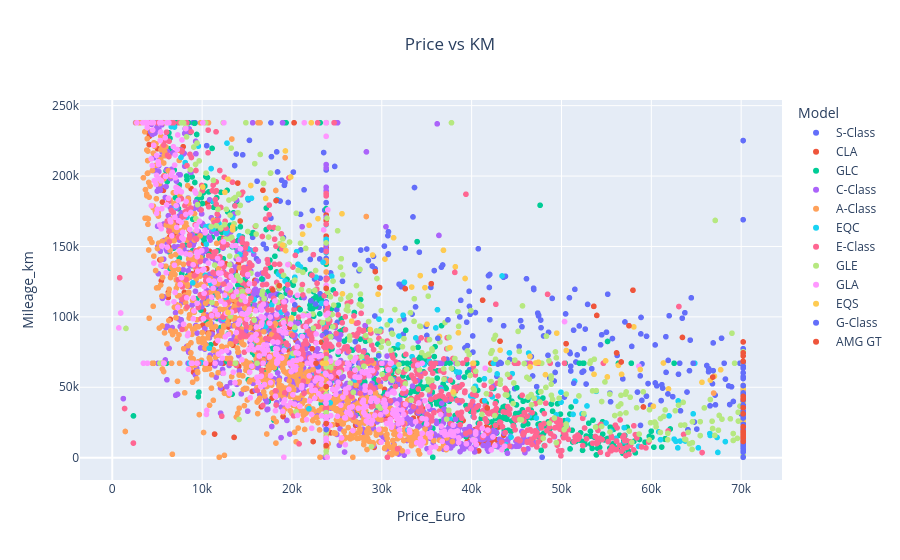

Notebook cell for this chart:
### Code cell
#Figure5(Price vs KM)
Figure5=px.scatter(df,
                   x='Price_Euro',
                   y='Mileage_km',
                   title='Price vs KM',
                   color='Model',
                   hover_name='Transmission'
               )
Figure5.update_layout(title_x=0.5)
Figure5.show()

### Figure 1 — Plotly figure (JSON) as saved in the notebook; plotly's stock layout.template omitted (floating-point values rounded to 4 significant figures; data arrays with more than 128 entries replaced by an {"elided": "..."} marker saying what was removed)
{"data": [{"hovertemplate": "<b>%{hovertext}</b><br><br>Model=S-Class<br>Price_Euro=%{x}<br>Mileage_km=%{y}<extra></extra>", "hovertext": {"elided": "271 str values"}, "legendgroup": "S-Class", "marker": {"color": "#636efa", "symbol": "circle"}, "mode": "markers", "name": "S-Class", "showlegend": true, "type": "scattergl", "x": {"elided": "271 float values"}, "xaxis": "x", "y": {"elided": "271 float values"}, "yaxis": "y"}, {"hovertemplate": "<b>%{hovertext}</b><br><br>Model=CLA<br>Price_Euro=%{x}<br>Mileage_km=%{y}<extra></extra>", "hovertext": {"elided": "256 str values"}, "legendgroup": "CLA", "marker": {"color": "#EF553B", "symbol": "circle"}, "mode": "markers", "name": "CLA", "showlegend": true, "type": "scattergl", "x": {"elided": "256 float values"}, "xaxis": "x", "y": {"elided": "256 float values"}, "yaxis": "y"}, {"hovertemplate": "<b>%{hovertext}</b><br><br>Model=GLC<br>Price_Euro=%{x}<br>Mileage_km=%{y}<extra></extra>", "hovertext": {"elided": "600 str values"}, "legendgroup": "GLC", "marker": {"color": "#00cc96", "symbol": "circle"}, "mode": "markers", "name": "GLC", "showlegend": true, "type": "scattergl", "x": {"elided": "600 float values"}, "xaxis": "x", "y": {"elided": "600 float values"}, "yaxis": "y"}, {"hovertemplate": "<b>%{hovertext}</b><br><br>Model=C-Class<br>Price_Euro=%{x}<br>Mileage_km=%{y}<extra></extra>", "hovertext": {"elided": "968 str values"}, "legendgroup": "C-Class", "marker": {"color": "#ab63fa", "symbol": "circle"}, "mode": "markers", "name": "C-Class", "showlegend": true, "type": "scattergl", "x": {"elided": "968 float values"}, "xaxis": "x", "y": {"elided": "968 float values"}, "yaxis": "y"}, {"hovertemplate": "<b>%{hovertext}</b><br><br>Model=A-Class<br>Price_Euro=%{x}<br>Mileage_km=%{y}<extra></extra>", "hovertext": {"elided": "861 str values"}, "legendgroup": "A-Class", "marker": {"color": "#FFA15A", "symbol": "circle"}, "mode": "markers", "name": "A-Class", "showlegend": true, "type": "scattergl", "x": {"elided": "861 float values"}, "xaxis": "x", "y": {"elided": "861 float values"}, "yaxis": "y"}, {"hovertemplate": "<b>%{hovertext}</b><br><br>Model=EQC<br>Price_Euro=%{x}<br>Mileage_km=%{y}<extra></extra>", "hovertext": {"elided": "165 str values"}, "legendgroup": "EQC", "marker": {"color": "#19d3f3", "symbol": "circle"}, "mode": "markers", "name": "EQC", "showlegend": true, "type": "scattergl", "x": {"elided": "165 float values"}, "xaxis": "x", "y": {"elided": "165 float values"}, "yaxis": "y"}, {"hovertemplate": "<b>%{hovertext}</b><br><br>Model=E-Class<br>Price_Euro=%{x}<br>Mileage_km=%{y}<extra></extra>", "hovertext": {"elided": "743 str values"}, "legendgroup": "E-Class", "marker": {"color": "#FF6692", "symbol": "circle"}, "mode": "markers", "name": "E-Class", "showlegend": true, "type": "scattergl", "x": {"elided": "743 float values"}, "xaxis": "x", "y": {"elided": "743 float values"}, "yaxis": "y"}, {"hovertemplate": "<b>%{hovertext}</b><br><br>Model=GLE<br>Price_Euro=%{x}<br>Mileage_km=%{y}<extra></extra>", "hovertext": {"elided": "380 str values"}, "legendgroup": "GLE", "marker": {"color": "#B6E880", "symbol": "circle"}, "mode": "markers", "name": "GLE", "showlegend": true, "type": "scattergl", "x": {"elided": "380 float values"}, "xaxis": "x", "y": {"elided": "380 float values"}, "yaxis": "y"}, {"hovertemplate": "<b>%{hovertext}</b><br><br>Model=GLA<br>Price_Euro=%{x}<br>Mileage_km=%{y}<extra></extra>", "hovertext": {"elided": "509 str values"}, "legendgroup": "GLA", "marker": {"color": "#FF97FF", "symbol": "circle"}, "mode": "markers", "name": "GLA", "showlegend": true, "type": "scattergl", "x": {"elided": "509 float values"}, "xaxis": "x", "y": {"elided": "509 float values"}, "yaxis": "y"}, {"hovertemplate": "<b>%{hovertext}</b><br><br>Model=EQS<br>Price_Euro=%{x}<br>Mileage_km=%{y}<extra></extra>", "hovertext": ["Automatic", "Automatic", "Automatic", "Automatic", "Automatic", "Automatic", "Automatic", "Automatic", "Automatic", "Automatic", "Automatic", "Automatic", "Automatic", "Automatic", "Automatic", "Automatic", "Automatic", "Automatic", "Automatic", "Automatic", "Automatic", "Automatic", "Automatic", "Automatic", "Automatic", "Automatic", "Automatic", "Automatic", "Automatic", "Automatic", "Automatic", "Automatic", "Automatic", "Automatic", "Automatic", "Automatic", "Automatic", "Automatic", "Automatic", "Automatic", "Automatic", "Automatic", "Automatic", "Automatic", "Automatic", "Automatic", "Automatic", "Automatic", "Automatic", "Automatic", "Automatic", "Automatic", "Automatic", "Automatic", "Automatic", "Automatic", "Automatic", "Automatic", "Automatic", "Automatic", "Automatic", "Automatic", "Automatic", "Automatic", "Automatic", "Automatic", "Automatic", "Automatic", "Automatic", "Automatic", "Automatic", "Automatic", "Automatic", "Automatic", "Automatic", "Automatic", "Automatic", "Automatic", "Automatic", "Automatic", "Automatic", "Automatic", "Automatic", "Automatic", "Automatic", "Automatic", "Automatic", "Automatic", "Automatic", "Automatic", "Automatic", "Automatic", "Automatic"], "legendgroup": "EQS", "marker": {"color": "#FECB52", "symbol": "circle"}, "mode": "markers", "name": "EQS", "showlegend": true, "type": "scattergl", "x": [70220.0, 70220.0, 61350.0, 36410.0, 70220.0, 70220.0, 70220.0, 60230.0, 49480.0, 12890.0, 12870.0, 25570.0, 13410.0, 70220.0, 70220.0, 23430.0, 70220.0, 34280.0, 23810.0, 28710.0, 70220.0, 47430.0, 67720.0, 65640.0, 70220.0, 70220.0, 17080.0, 50530.0, 70220.0, 70220.0, 70220.0, 67030.0, 58770.0, 19980.0, 38530.0, 53620.0, 31310.0, 26650.0, 70220.0, 70220.0, 43170.0, 70220.0, 70220.0, 70220.0, 40140.0, 70220.0, 13420.0, 56690.0, 55100.0, 39270.0, 70220.0, 70220.0, 70220.0, 19270.0, 35030.0, 30350.0, 61910.0, 70220.0, 38180.0, 28980.0, 21910.0, 70220.0, 70220.0, 70220.0, 66560.0, 34810.0, 10070.0, 46500.0, 54910.0, 33330.0, 46490.0, 22150.0, 22900.0, 19320.0, 29580.0, 15420.0, 70220.0, 40210.0, 58060.0, 37590.0, 70220.0, 47130.0, 70220.0, 23810.0, 48220.0, 25620.0, 21190.0, 56340.0, 36860.0, 18970.0, 19870.0, 37940.0, 12540.0], "xaxis": "x", "y": [15970.0, 67070.0, 67230.0, 86070.0, 46080.0, 51360.0, 30860.0, 36450.0, 88430.0, 103100.0, 197800.0, 173200.0, 161700.0, 26230.0, 26120.0, 67070.0, 67070.0, 129300.0, 67070.0, 91010.0, 18490.0, 67790.0, 62430.0, 53530.0, 300.0, 16250.0, 184100.0, 76120.0, 13490.0, 17130.0, 18530.0, 57840.0, 62610.0, 99270.0, 88670.0, 59230.0, 156200.0, 96940.0, 38170.0, 63960.0, 76340.0, 13560.0, 28100.0, 40960.0, 67070.0, 11610.0, 163900.0, 59190.0, 57370.0, 127300.0, 35090.0, 43840.0, 39390.0, 217800.0, 94770.0, 141000.0, 48800.0, 48840.0, 135600.0, 143900.0, 165100.0, 17610.0, 9559.0, 9431.0, 55030.0, 120800.0, 192200.0, 64480.0, 68780.0, 121200.0, 71920.0, 237900.0, 169800.0, 147000.0, 116100.0, 193300.0, 67070.0, 67070.0, 92870.0, 78140.0, 31190.0, 67230.0, 21660.0, 48980.0, 58970.0, 116400.0, 158700.0, 65560.0, 147300.0, 151000.0, 199400.0, 46670.0, 188400.0], "yaxis": "y"}, {"hovertemplate": "<b>%{hovertext}</b><br><br>Model=G-Class<br>Price_Euro=%{x}<br>Mileage_km=%{y}<extra></extra>", "hovertext": ["Automatic", "Automatic", "Automatic", "Automatic", "Automatic", "Automatic", "Automatic", "Automatic", "Automatic", "Automatic", "Automatic", "Automatic", "Automatic", "Automatic", "Automatic", "Automatic", "Automatic", "Automatic", "Automatic", "Automatic", "Automatic", "Automatic", "Automatic", "Automatic", "Automatic", "Automatic", "Automatic", "Automatic", "Automatic", "Automatic", "Automatic", "Automatic", "Automatic", "Automatic", "Automatic", "Automatic", "Automatic", "Automatic", "Automatic", "Automatic", "Automatic", "Automatic", "Automatic", "Automatic", "Automatic", "Automatic", "Automatic", "Automatic", "Automatic", "Automatic", "Automatic", "Automatic", "Automatic", "Automatic", "Automatic", "Automatic", "Automatic", "Automatic", "Automatic", "Automatic", "Automatic", "Automatic", "Automatic", "Automatic", "Automatic", "Automatic", "Automatic", "Automatic", "Automatic", "Automatic", "Automatic", "Automatic", "Automatic", "Automatic", "Automatic", "Automatic", "Automatic", "Automatic", "Automatic", "Automatic", "Automatic", "Automatic", "Automatic", "Automatic", "Automatic", "Automatic", "Automatic", "Automatic", "Automatic", "Automatic", "Automatic", "Automatic", "Automatic", "Automatic", "Automatic", "Automatic", "Automatic", "Automatic", "Automatic", "Automatic", "Automatic", "Automatic", "Automatic", "Automatic", "Automatic", "Automatic", "Automatic"], "legendgroup": "G-Class", "marker": {"color": "#636efa", "symbol": "circle"}, "mode": "markers", "name": "G-Class", "showlegend": true, "type": "scattergl", "x": [70220.0, 55150.0, 70220.0, 46900.0, 70220.0, 51490.0, 70220.0, 52300.0, 70220.0, 57820.0, 70220.0, 70220.0, 70220.0, 22900.0, 70220.0, 29660.0, 68610.0, 64330.0, 63970.0, 70220.0, 55010.0, 70220.0, 70220.0, 42020.0, 70220.0, 66180.0, 53370.0, 58950.0, 18860.0, 70220.0, 17720.0, 70220.0, 52540.0, 33760.0, 36240.0, 70220.0, 51980.0, 67140.0, 70220.0, 70220.0, 40740.0, 23810.0, 17670.0, 70220.0, 64450.0, 70220.0, 70220.0, 67820.0, 54360.0, 70220.0, 70220.0, 66380.0, 22110.0, 70220.0, 61260.0, 50460.0, 28330.0, 58850.0, 18680.0, 70220.0, 68250.0, 37370.0, 64660.0, 30290.0, 70220.0, 33640.0, 59470.0, 70220.0, 30740.0, 66880.0, 70220.0, 45450.0, 52910.0, 70220.0, 70220.0, 23810.0, 52300.0, 70220.0, 60440.0, 63440.0, 70220.0, 70220.0, 52650.0, 70220.0, 22630.0, 61880.0, 70220.0, 61850.0, 20320.0, 60430.0, 51370.0, 70220.0, 70220.0, 70220.0, 70220.0, 19580.0, 70220.0, 70220.0, 70220.0, 56200.0, 57060.0, 48970.0, 59640.0, 70220.0, 18300.0, 13620.0, 50880.0], "xaxis": "x", "y": [21580.0, 116100.0, 28160.0, 120300.0, 45980.0, 119500.0, 20300.0, 60660.0, 35610.0, 79020.0, 18020.0, 44630.0, 300.0, 64520.0, 41340.0, 72450.0, 50960.0, 83490.0, 46620.0, 51210.0, 89120.0, 37220.0, 10780.0, 130100.0, 225200.0, 65470.0, 63170.0, 40700.0, 197000.0, 67830.0, 213800.0, 13300.0, 77370.0, 107100.0, 84740.0, 16160.0, 93540.0, 37520.0, 3965.0, 31860.0, 148400.0, 89030.0, 237900.0, 11730.0, 113500.0, 14550.0, 56190.0, 84830.0, 80180.0, 19800.0, 57090.0, 63290.0, 111500.0, 12100.0, 49390.0, 102100.0, 148200.0, 99580.0, 182300.0, 11480.0, 55800.0, 97870.0, 67070.0, 150300.0, 11780.0, 191800.0, 86210.0, 33350.0, 160400.0, 81480.0, 8303.0, 97330.0, 108900.0, 20180.0, 31260.0, 20010.0, 60660.0, 8737.0, 53080.0, 99040.0, 30150.0, 17570.0, 91310.0, 18290.0, 109100.0, 69100.0, 45460.0, 45250.0, 108500.0, 80060.0, 52900.0, 37130.0, 40710.0, 5208.0, 23580.0, 181200.0, 10220.0, 64550.0, 6559.0, 72610.0, 96370.0, 113100.0, 52640.0, 63550.0, 217200.0, 207500.0, 113600.0], "yaxis": "y"}, {"hovertemplate": "<b>%{hovertext}</b><br><br>Model=AMG GT<br>Price_Euro=%{x}<br>Mileage_km=%{y}<extra></extra>", "hovertext": ["Automatic", "Automatic", "Automatic", "Automatic", "Automatic", "Automatic", "Automatic", "Automatic", "Automatic", "Automatic", "Automatic", "Automatic", "Automatic", "Automatic", "Automatic", "Automatic", "Automatic", "Automatic", "Automatic", "Automatic", "Automatic", "Automatic", "Automatic", "Automatic", "Automatic", "Automatic", "Automatic", "Automatic", "Automatic", "Automatic", "Automatic", "Automatic", "Automatic", "Automatic", "Automatic", "Automatic", "Automatic", "Automatic", "Automatic", "Automatic", "Automatic", "Automatic", "Automatic", "Automatic", "Automatic", "Automatic", "Automatic"], "legendgroup": "AMG GT", "marker": {"color": "#EF553B", "symbol": "circle"}, "mode": "markers", "name": "AMG GT", "showlegend": true, "type": "scattergl", "x": [66840.0, 41220.0, 35510.0, 70220.0, 70220.0, 70220.0, 41740.0, 18600.0, 70220.0, 29280.0, 53600.0, 23810.0, 53930.0, 22680.0, 63460.0, 70220.0, 70220.0, 59120.0, 57520.0, 70220.0, 70220.0, 70220.0, 56130.0, 32610.0, 70220.0, 57960.0, 70220.0, 70220.0, 23810.0, 56650.0, 70220.0, 70220.0, 70220.0, 70220.0, 23810.0, 23810.0, 43160.0, 70220.0, 16770.0, 17870.0, 13970.0, 53600.0, 29760.0, 70220.0, 70220.0, 50520.0, 18230.0], "xaxis": "x", "y": [57220.0, 111900.0, 123500.0, 18100.0, 15560.0, 41520.0, 35330.0, 122200.0, 68480.0, 132200.0, 107500.0, 50510.0, 101000.0, 67070.0, 85390.0, 31120.0, 21910.0, 36000.0, 93690.0, 11550.0, 41970.0, 35510.0, 74400.0, 120000.0, 74460.0, 118900.0, 43500.0, 11530.0, 8631.0, 67960.0, 41520.0, 72330.0, 16510.0, 82180.0, 120200.0, 24210.0, 82720.0, 14610.0, 189900.0, 119100.0, 195000.0, 107500.0, 120800.0, 13830.0, 18650.0, 80960.0, 182600.0], "yaxis": "y"}], "layout": {"legend": {"title": {"text": "Model"}, "tracegroupgap": 0}, "title": {"text": "Price vs KM", "x": 0.5}, "xaxis": {"anchor": "y", "domain": [0, 1], "title": {"text": "Price_Euro"}}, "yaxis": {"anchor": "x", "domain": [0, 1], "title": {"text": "Mileage_km"}}}}
